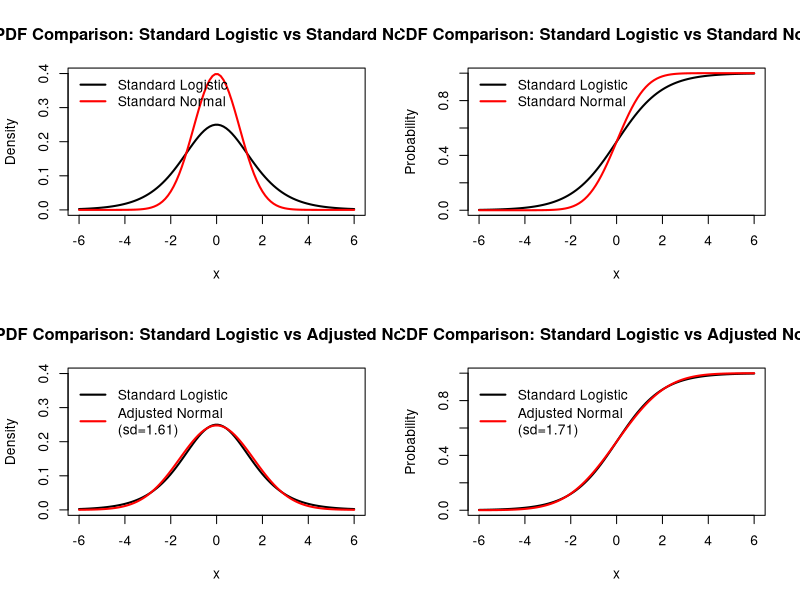

R code for this plot:
## Ex 4/5
#################################################################
## R code contributed by 	Robert Wienroeder


########## Exercise 5 ##########
########## (a) & (b)  ##########

# Clear the working environment
rm(list = ls(all.names = TRUE))

###                       ###
### --- Create Values --- ###
###                       ###

# Create a sequence of values for x-axis
x <- seq(-6, 6, length.out = 100)

# Calculate PDF & CDF values for standard logistic distribution
pdf_logistic <- dlogis(x)
cdf_logistic <- plogis(x)

# Calculate PDF & CDF values for standard normal distribution
pdf_normal <- dnorm(x)
cdf_normal <- pnorm(x)


###                       ###
### --- Create Plots ---  ###
###                       ###

# Set up the plot layout
par(mfrow = c(2, 2))

################### PDF ###################

# Plot PDF for standard logistic distribution
plot(x, pdf_logistic, type = "l", lwd = 2,
     xlab = "x", ylab = "Density",
     main = "PDF Comparison: Standard Logistic vs Standard Normal",
     ylim = c(0,0.4))

# Add PDF curve for standard normal distribution
lines(x, pdf_normal, col = "red", lwd = 2)

# Add legend
legend("topleft", legend = c("Standard Logistic", "Standard Normal"),
       col = c("black", "red"), lwd = 2, bty = "n")

################### CDF ###################

# Plot CDF for standard logistic distribution
plot(x, cdf_logistic, type = "l", lwd = 2,
     xlab = "x", ylab = "Probability",
     main = "CDF Comparison: Standard Logistic vs Standard Normal")

# Add CDF curve for standard normal distribution
lines(x, cdf_normal, col = "red", lwd = 2)

# Add legend
legend("topleft", legend = c("Standard Logistic", "Standard Normal"),
       col = c("black", "red"), lwd = 2, bty = "n")



########## (c) ##########

###                       ###
### --- Create Values --- ###
###                       ###

# Calculate standard deviation of standard logistic distribution (given from task 4)
pi/sqrt(3) # result is 1.81

# Calculate PDF values for adjusted normal distribution
pdf_normal_adj <- dnorm(x, mean = 0, sd = 1.61) # yields better result than sd=1.81
cdf_normal_adj <- pnorm(x, mean = 0, sd = 1.71) # yields better result than sd=1.81


###                       ###
### --- Create Plots ---  ###
###                       ###

################### PDF ###################

# Plot PDF for standard logistic distribution
plot(x, pdf_logistic, type = "l", lwd = 2,
     xlab = "x", ylab = "Density",
     main = "PDF Comparison: Standard Logistic vs Adjusted Normal",
     ylim = c(0,0.4))

# Add PDF curve for adjusted normal distribution
lines(x, pdf_normal_adj, col = "red", lwd = 2)

# Add legend
legend("topleft", legend = c("Standard Logistic", "Adjusted Normal \n(sd=1.61)"),
       col = c("black", "red"), lwd = 2, bty = "n")

################### CDF ###################

# Plot CDF for standard logistic distribution
plot(x, cdf_logistic, type = "l", lwd = 2,
     xlab = "x", ylab = "Probability",
     main = "CDF Comparison: Standard Logistic vs Adjusted Normal")

# Add CDF curve for adjusted normal distribution
lines(x, cdf_normal_adj, col = "red", lwd = 2)

# Add legend
legend("topleft", legend = c("Standard Logistic", "Adjusted Normal \n(sd=1.71)"),
       col = c("black", "red"), lwd = 2, bty = "n")

